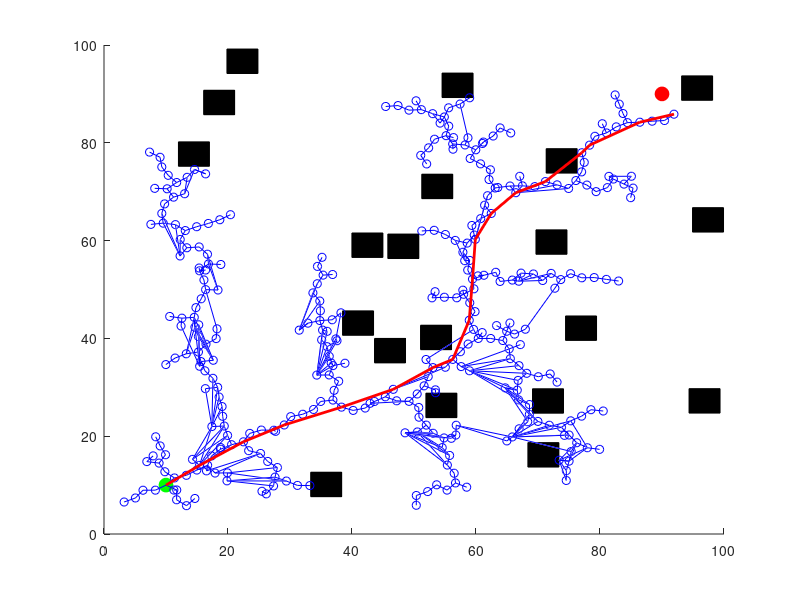

This chart was generated by the following MATLAB code:
function RRTstar
    % Parameters
    start = [10, 10];
    goal = [90, 90];
    x_max = 100;
    y_max = 100;
    max_iter = 1000;
    step_size = 2;
    goal_radius = 5;
    search_radius = 10;
    num_obstacles = 20; % Number of obstacles
    obstacle_size = 5; % Size of each obstacle

    % Generate random obstacles
    obstacles = generateObstacles(num_obstacles, obstacle_size, x_max, y_max);

    % Initialize the tree with the start node
    tree.nodes = start;
    tree.cost = 0;
    tree.parent = 0;

    figure;
    hold on;
    xlim([0, x_max]);
    ylim([0, y_max]);
    plot(start(1), start(2), 'go', 'MarkerSize', 10, 'MarkerFaceColor', 'g');
    plot(goal(1), goal(2), 'ro', 'MarkerSize', 10, 'MarkerFaceColor', 'r');

    % Plot obstacles
    for i = 1:num_obstacles
        rectangle('Position', obstacles(i, :), 'FaceColor', [0, 0, 0]);
    end

    for i = 1:max_iter
        % Sample random point
        rand_point = [rand * x_max, rand * y_max];

        % Find nearest node in the tree
        [nearest_node, nearest_idx] = nearestNode(tree.nodes, rand_point);

        % Steer towards the random point
        new_point = steer(nearest_node, rand_point, step_size);

        % Check if the new point is within the search radius and closer to the goal
        if ~isCollision(nearest_node, new_point, obstacles)
            % Find neighbors within the search radius
            neighbors = findNeighbors(tree.nodes, new_point, search_radius);

            % Choose the parent node which results in minimum cost
            [min_cost, min_idx] = chooseParent(neighbors, tree, nearest_idx, new_point);

            % Add the new node to the tree
            tree.nodes = [tree.nodes; new_point];
            tree.cost = [tree.cost; min_cost];
            tree.parent = [tree.parent; min_idx];

            % Rewire the tree
            tree = rewire(tree, neighbors, new_point, search_radius);

            % Plot the new point and edge
            plot([nearest_node(1), new_point(1)], [nearest_node(2), new_point(2)], 'b');
            plot(new_point(1), new_point(2), 'bo');
        end

        % Update the plot
        drawnow;

        % Check if goal is reached
        if norm(new_point - goal) <= goal_radius
            disp('Goal reached!');
            break;
        end
    end

    % Trace the path from goal to start
    plotPath(tree, goal, goal_radius);
end

function obstacles = generateObstacles(num_obstacles, obstacle_size, x_max, y_max)
    obstacles = rand(num_obstacles, 2) .* (repmat([x_max, y_max] - obstacle_size, num_obstacles, 1));
    obstacles = [obstacles, repmat([obstacle_size, obstacle_size], num_obstacles, 1)];
end

function [nearest_node, nearest_idx] = nearestNode(nodes, point)
    dists = sqrt(sum((nodes - point).^2, 2));
    [~, nearest_idx] = min(dists);
    nearest_node = nodes(nearest_idx, :);
end

function new_point = steer(from, to, step_size)
    direction = to - from;
    distance = norm(direction);
    if distance > step_size
        direction = direction / distance * step_size;
    end
    new_point = from + direction;
end

function collision = isCollision(from, to, obstacles)
    collision = false;
    for i = 1:size(obstacles, 1)
        obs = obstacles(i, :);
        if lineIntersectsRect(from, to, obs)
            collision = true;
            return;
        end
    end
end

function intersects = lineIntersectsRect(p1, p2, rect)
    % Check if the line segment from p1 to p2 intersects the rectangle
    intersects = ...
        lineIntersectsLine(p1, p2, rect(1:2), rect(1:2) + [rect(3), 0]) || ...
        lineIntersectsLine(p1, p2, rect(1:2), rect(1:2) + [0, rect(4)]) || ...
        lineIntersectsLine(p1, p2, rect(1:2) + [rect(3), 0], rect(1:2) + rect(3:4)) || ...
        lineIntersectsLine(p1, p2, rect(1:2) + [0, rect(4)], rect(1:2) + rect(3:4));
end

function intersects = lineIntersectsLine(p1, p2, q1, q2)
    % Check if the line segment from p1 to p2 intersects the line segment from q1 to q2
    d = (q2(2) - q1(2)) * (p2(1) - p1(1)) - (q2(1) - q1(1)) * (p2(2) - p1(2));
    if d == 0
        intersects = false;
        return;
    end
    ua = ((q2(1) - q1(1)) * (p1(2) - q1(2)) - (q2(2) - q1(2)) * (p1(1) - q1(1))) / d;
    ub = ((p2(1) - p1(1)) * (p1(2) - q1(2)) - (p2(2) - p1(2)) * (p1(1) - q1(1))) / d;
    intersects = (ua >= 0 && ua <= 1) && (ub >= 0 && ub <= 1);
end

function neighbors = findNeighbors(nodes, point, radius)
    dists = sqrt(sum((nodes - point).^2, 2));
    neighbors = find(dists <= radius);
end

function [min_cost, min_idx] = chooseParent(neighbors, tree, nearest_idx, new_point)
    min_cost = tree.cost(nearest_idx) + norm(tree.nodes(nearest_idx, :) - new_point);
    min_idx = nearest_idx;
    for i = 1:length(neighbors)
        n = neighbors(i);
        cost = tree.cost(n) + norm(tree.nodes(n, :) - new_point);
        if cost < min_cost
            min_cost = cost;
            min_idx = n;
        end
    end
end

function tree = rewire(tree, neighbors, new_point, radius)
    new_idx = size(tree.nodes, 1);
    for i = 1:length(neighbors)
        n = neighbors(i);
        if n == new_idx
            continue;
        end
        cost = tree.cost(new_idx) + norm(tree.nodes(new_idx, :) - tree.nodes(n, :));
        if cost < tree.cost(n)
            tree.cost(n) = cost;
            tree.parent(n) = new_idx;
            % Update the tree plot
            plot([tree.nodes(n, 1), tree.nodes(tree.parent(n), 1)], ...
                 [tree.nodes(n, 2), tree.nodes(tree.parent(n), 2)], 'w');
            plot([tree.nodes(n, 1), tree.nodes(new_idx, 1)], ...
                 [tree.nodes(n, 2), tree.nodes(new_idx, 2)], 'b');
        end
    end
end

function plotPath(tree, goal, goal_radius)
    dists = sqrt(sum((tree.nodes - goal).^2, 2));
    [~, goal_idx] = min(dists);
    if dists(goal_idx) <= goal_radius
        node = goal_idx;
        while node ~= 0
            parent = tree.parent(node);
            if parent == 0
                break;
            end
            plot([tree.nodes(node, 1), tree.nodes(parent, 1)], ...
                 [tree.nodes(node, 2), tree.nodes(parent, 2)], 'r', 'LineWidth', 2);
            node = parent;
        end
    end
end
